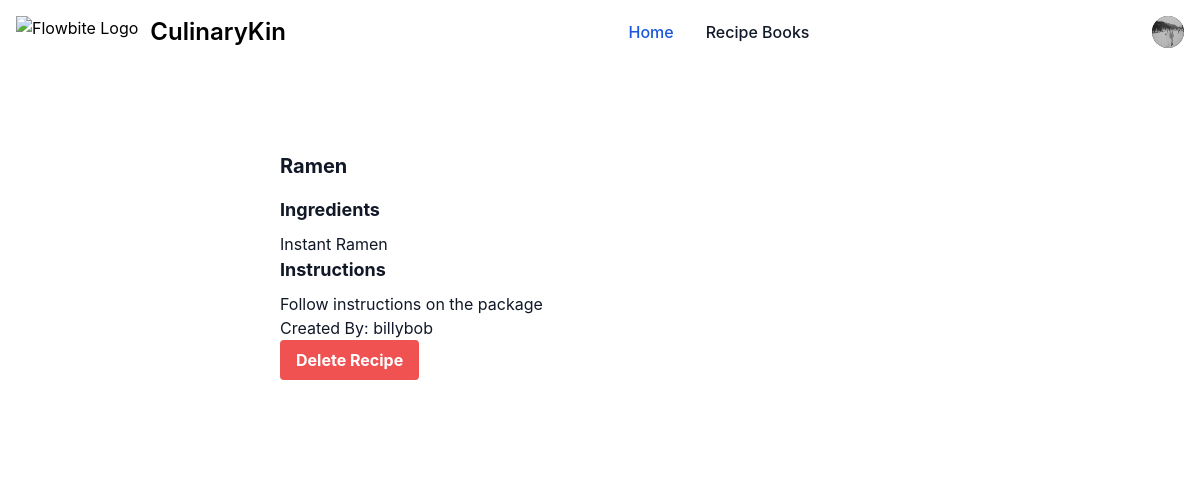
The app's page /recipe/view-recipe/6/ (signed in) with its own data.
### user_profile/models.py (models this page shows, shortened)
class Profile(models.Model):
    user = models.OneToOneField(User, on_delete=models.CASCADE)
    image = models.ImageField(upload_to='profile_images', default='default_profile_image.jpg')

### recipe/models.py (models this page shows, shortened)
class Recipe(models.Model):
    name = models.CharField(max_length=255)
    ingredients = models.TextField()
    instructions = models.TextField()
    created_by = models.ForeignKey(
        User, on_delete=models.CASCADE, related_name="recipes"
    )

### recipe/views.py (the view)
# urls.py: path("view-recipe/<int:recipe_id>/", views.view_recipe, name="view_recipe"),
@login_required
def view_recipe(request, recipe_id):
    recipe = get_object_or_404(Recipe, id=recipe_id)
    return render(
        request,
        "recipe/view_recipe.html",
        {
            "title": recipe.name,
            "recipe": recipe,
            "user": request.user,
        },
    )

### recipe/templates/recipe/view_recipe.html (shortened to what this page needs)
{% extends 'core/base.html' %}
{% block content %}
<section class="bg-white dark:bg-gray-900">
  <div class="py-8 px-4 mx-auto max-w-2xl lg:py-16">
    <h1 class="mb-4 text-xl font-bold text-gray-900 dark:text-white">
      {{ recipe.name }}
    </h1>
    <h3 class="mb-2 text-lg font-bold text-gray-900 dark:text-white">Ingredients</h3>
    <ul class="mb-4 text-gray-900 dark:text-white">
      <p class="text-gray-900 dark:text-white">
      {{ recipe.ingredients }}
    </p>
    <h3 class="mb-2 text-lg font-bold text-gray-900 dark:text-white">Instructions</h3>
    <p class="text-gray-900 dark:text-white">
      {{ recipe.instructions }}
    </p>
    <p class="text-gray-900 dark:text-white">
      Created By: {{ recipe.created_by }}
    </p>
    {% if user == recipe.created_by or user == recipe.recipebook_set.first.owner %}
      <form method="post" action="{% url 'recipe:delete_recipe' recipe.id %}">
        <button type="submit" class="bg-red-500 hover:bg-red-700 text-white font-bold py-2 px-4 rounded">
          Delete Recipe
        </button>
      </form>
    {% endif %}
  </div>
</section>
{% endblock %}

### core/templates/core/base.html (shortened to what this page needs)
<!DOCTYPE html>
<html lang="en">
  <head>
    <link
      href="https://cdn.jsdelivr.net/npm/flowbite@2.5.2/dist/flowbite.min.css"
      rel="stylesheet"
    />
  </head>
  <body>
    {% if request.user.is_authenticated %} {% load static %}
    <nav class="bg-white border-gray-200 dark:bg-gray-900">
      <div
        class="max-w-screen-xl flex flex-wrap items-center justify-between mx-auto p-4"
      >
        <a
          href="{% url 'core:temp' %}"
          class="flex items-center space-x-3 rtl:space-x-reverse"
        >
          <img
            src="https://flowbite.com/docs/images/logo.svg"
            class="h-8"
            alt="Flowbite Logo"
          />
          <span
            class="self-center text-2xl font-semibold whitespace-nowrap dark:text-white"
            >CulinaryKin</span
          >
        </a>
        <div
          class="flex items-center md:order-2 space-x-3 md:space-x-0 rtl:space-x-reverse"
        >
          <button
            type="button"
            class="flex text-sm bg-gray-800 rounded-full md:me-0 focus:ring-4 focus:ring-gray-300 dark:focus:ring-gray-600"
            id="user-menu-button"
            aria-expanded="false"
            data-dropdown-toggle="user-dropdown"
            data-dropdown-placement="bottom"
          >
            <img
              class="w-8 h-8 rounded-full"
              src="{{ request.user.profile.image.url }}"
              alt="{{request.user.first_name}} {{request.user.last_name}} photo"
            />
          </button>
        </div>
        <div
          class="items-center justify-between hidden w-full md:flex md:w-auto md:order-1"
          id="navbar-user"
        >
          <ul
            class="flex flex-col font-medium p-4 md:p-0 mt-4 border border-gray-100 rounded-lg bg-gray-50 md:space-x-8 rtl:space-x-reverse md:flex-row md:mt-0 md:border-0 md:bg-white dark:bg-gray-800 md:dark:bg-gray-900 dark:border-gray-700"
          >
            <li>
              <a
                href="{% url 'core:temp' %}"
                class="block py-2 px-3 text-white bg-blue-700 rounded md:bg-transparent md:text-blue-700 md:p-0 md:dark:text-blue-500"
                aria-current="page"
                >Home</a
              >
            </li>
            <li>
              <a
                href="{% url 'recipe:user_recipe_books' %}"
                class="block py-2 px-3 text-gray-900 rounded hover:bg-gray-100 md:hover:bg-transparent md:hover:text-blue-700 md:p-0 dark:text-white md:dark:hover:text-blue-500 dark:hover:bg-gray-700 dark:hover:text-white md:dark:hover:bg-transparent dark:border-gray-700"
                >Recipe Books</a
              >
            </li>
          </ul>
        </div>
      </div>
    </nav>
    {% endif %}
    <div class="max-w-screen-xl mx-auto p-3 md:px-3 md:py-3 bg-white dark:bg-gray-900">
    </div>
    {% block content %} {% endblock %}
  </body>
</html>

### records on screen
Recipe: name "Ramen", ingredients "Instant Ramen", instructions "Follow instructions on the package", created_by "billybob"
